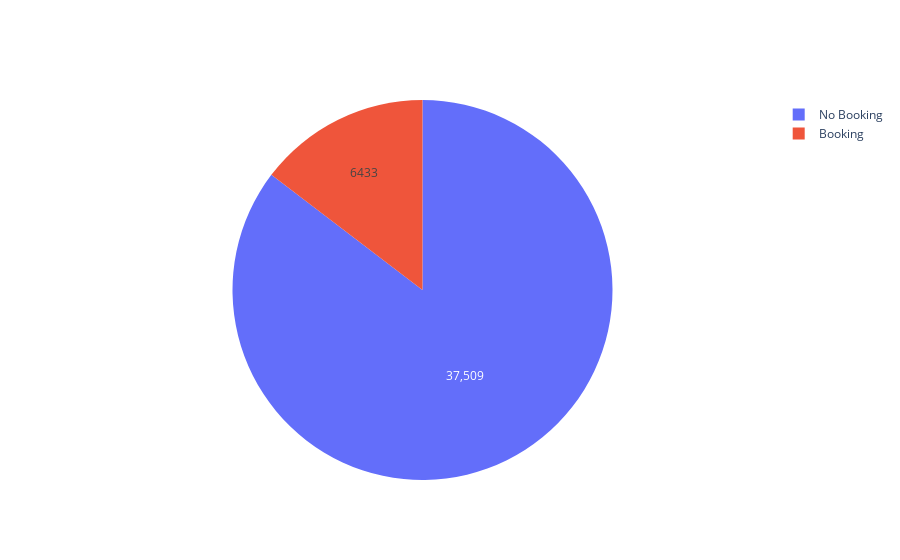

Write notebook code for a chart like this one.
### Code cell
trace = go.Pie(labels=labels, values=x, hoverinfo = 'label+percent',textinfo='value')
iplot([trace])

### Figure 1 — Plotly figure (JSON) as saved in the notebook; plotly's stock layout.template omitted (floating-point values rounded to 4 significant figures)
{"data": [{"hoverinfo": "label+percent", "labels": ["No Booking", "Booking"], "textinfo": "value", "type": "pie", "values": [37509, 6433]}], "layout": {}}
